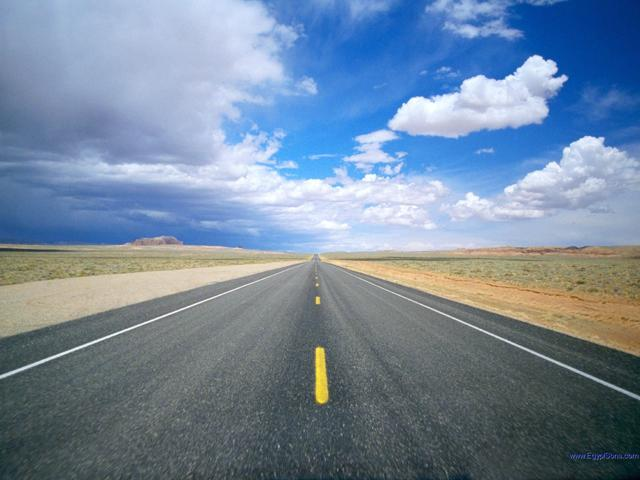
#> input picture road.jpg, 640 x 480 px
$ python detector.py
#> lines starting #> are read from the running program, lines starting #| are printed output that depends on the picture; after the words box and inside, x2 and y2 are one past the last pixel; in counts of white or black regions, pixels touching at a corner belong together
import cv2
import numpy as np
import matplotlib.pyplot as plt

image = cv2.imread("road.jpg")
#> image is the input picture: shape (480, 640, 3); mean B, G, R 157.1, 135.6, 116.1
image = cv2.cvtColor(image, cv2.COLOR_BGR2RGB)

print(image.shape)
#| (480, 640, 3)
height = image.shape[0]
#> height = 480
width = image.shape[1]
#> width = 640

#Now let us define our region of interest ROI
#our region of interest will only be the road
ROI_vertices = [
    (0,height-100),
    (width/2, height/2),
    (width,height-100)
]
#> ROI_vertices = [(0, 380), (320, 240), (640, 380)]

#Function to mask every other thing other than our region of interest
def region_of_interest(img, vertices):
    mask = np.zeros_like(img)
    #channel_count = img.shape[2]
    match_mask_color = 255
    cv2.fillPoly(mask, vertices, match_mask_color)
    masked_image = cv2.bitwise_and(img,mask)
    return masked_image

def draw_the_lines(img, lines):
    img = np.copy(img)
    blank_image = np.zeros((img.shape[0], img.shape[1], 3), np.uint8) #number of channels for colored image is always 3
    for line in lines:
        for x1, y1, x2, y2 in line:
            cv2.line(blank_image, (x1,y1), (x2,y2), (0,255,0), 5)
    img = cv2.addWeighted(img, 0.8, blank_image, 1, gamma=0)
    return img

imgray = cv2.cvtColor(image, cv2.COLOR_RGB2GRAY)
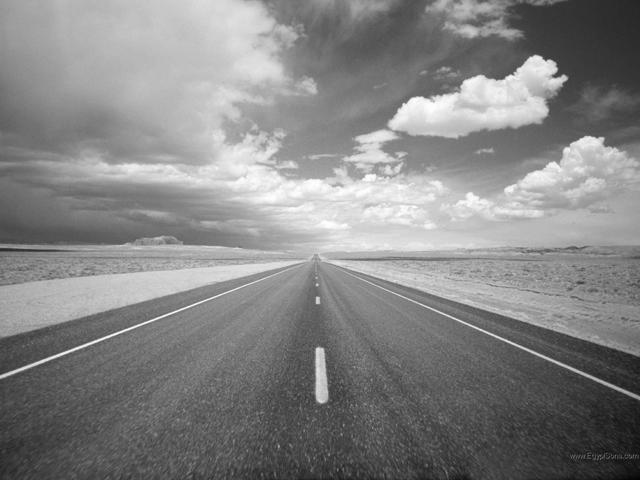
#> imgray: shape (480, 640); min 4, max 255, mean 132.2
canny_edge = cv2.Canny(imgray, 100,200)
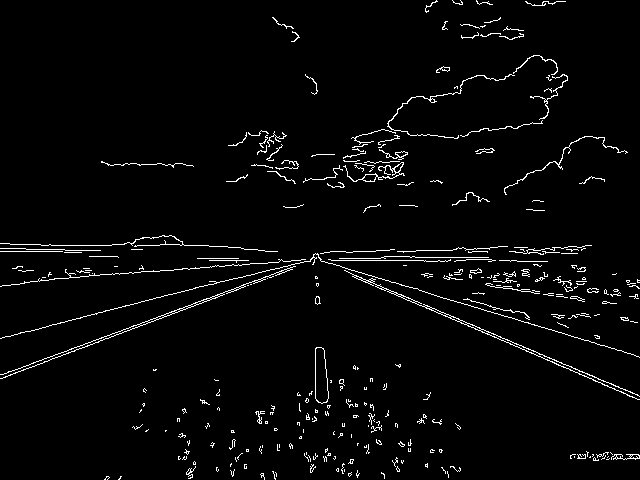
#> canny_edge: shape (480, 640); 3% white in thin lines or dots
cropped_image = region_of_interest(canny_edge, np.array([ROI_vertices], np.int32))
#> in region_of_interest, `cv2.fillPoly(mask, vertices, match_mask_color)`:
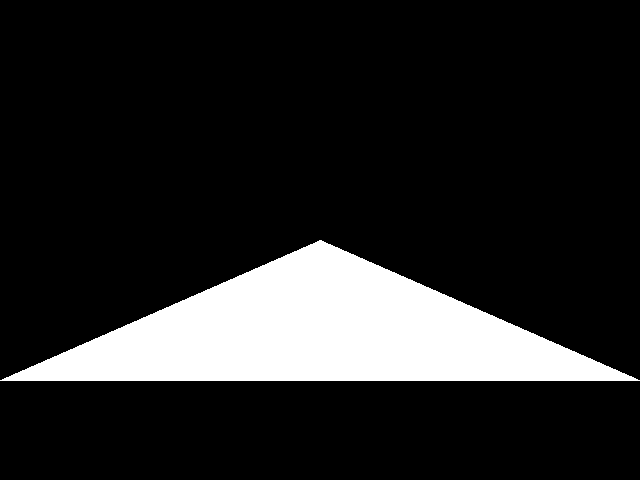
#> mask: shape (480, 640); 14.8% white; 1 white region, box (x1, y1, x2, y2) and area: (0, 240, 640, 381) 45360
#> in region_of_interest, `masked_image = cv2.bitwise_and(img,mask)`:
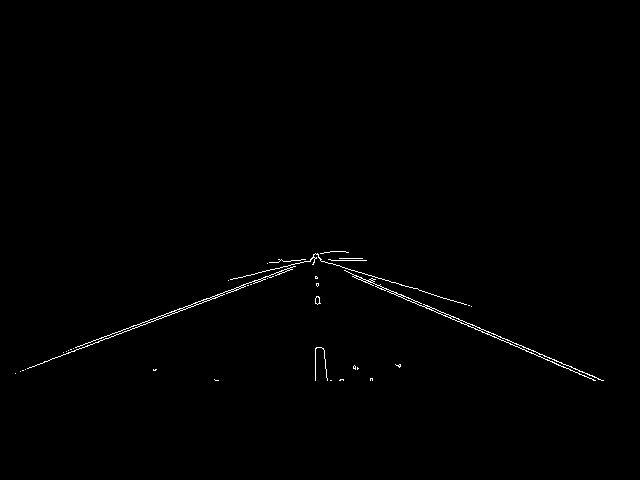
#> masked_image: shape (480, 640); 0.54% white in thin lines or dots, all inside (x1, y1, x2, y2) = (15, 251, 604, 381)

#Draw lines using probabilistic Hough line transform
lines = cv2.HoughLinesP(cropped_image, rho=6, theta=np.pi/180, threshold=160, lines=np.array([]), minLineLength=40, maxLineGap=25)
#> lines = [[63, 352, 203, 299], [352, 274, 601, 380], [201, 303, 331, 251], [494, 336, 595, 380], [15, 373, 228, 292], [313, 255, 374, 281], [315, 258, 603, 380]]

image_with_lines = draw_the_lines(image, lines)
#> the loop in draw_the_lines, `for line in lines:` made 7 passes
#> after the loop in draw_the_lines, `for line in lines:`:
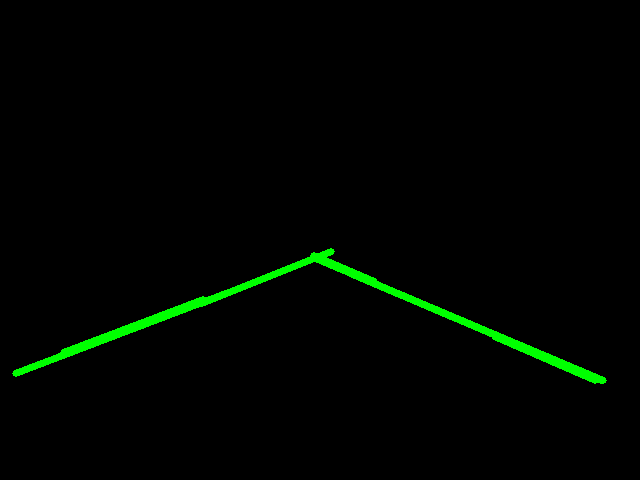
#> blank_image: shape (480, 640, 3); mean of channels 0, 1, 2 0, 4.4, 0; drawn as B, G, R
#> in draw_the_lines, `img = cv2.addWeighted(img, 0.8, blank_image, 1, gamma=0)`:
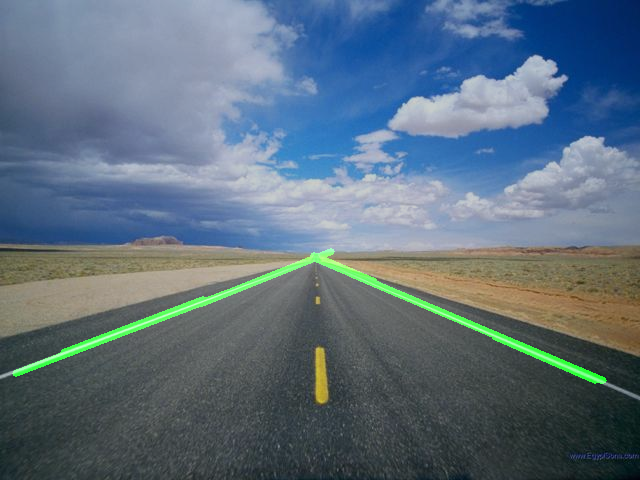
#> img: shape (480, 640, 3); mean R, G, B 92.9, 111, 125.7

plt.imshow(image_with_lines)
#plt.imshow(canny_edge)
#plt.imshow(cropped_image)
#plt.imshow(image)
plt.show()
